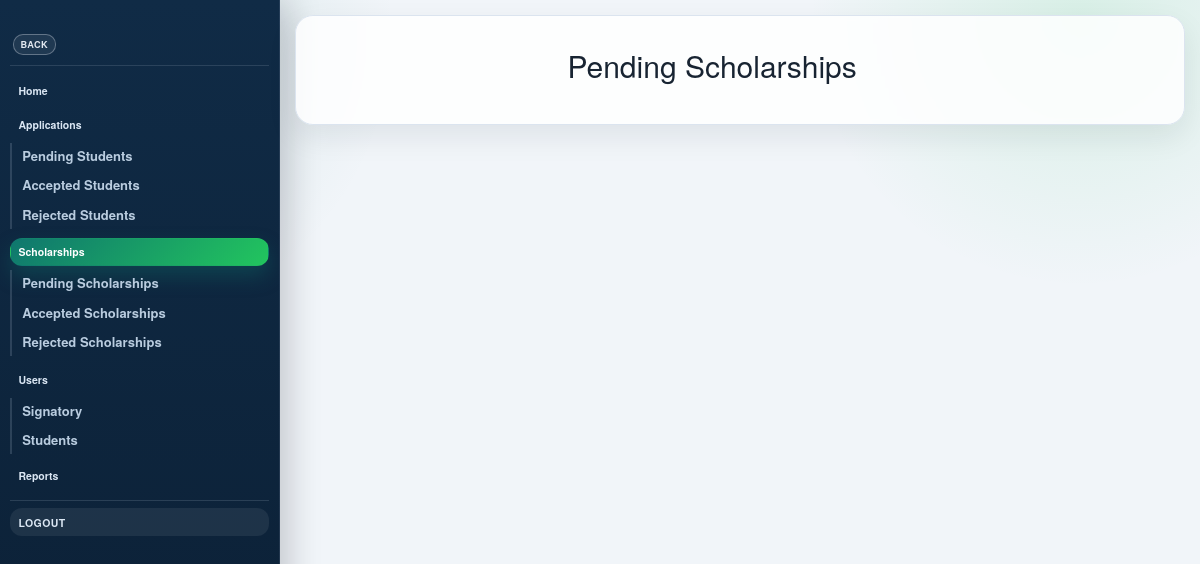
/admin/tempScholarship.php?scholarship=Pending, run on an earlier commit of the app's database.
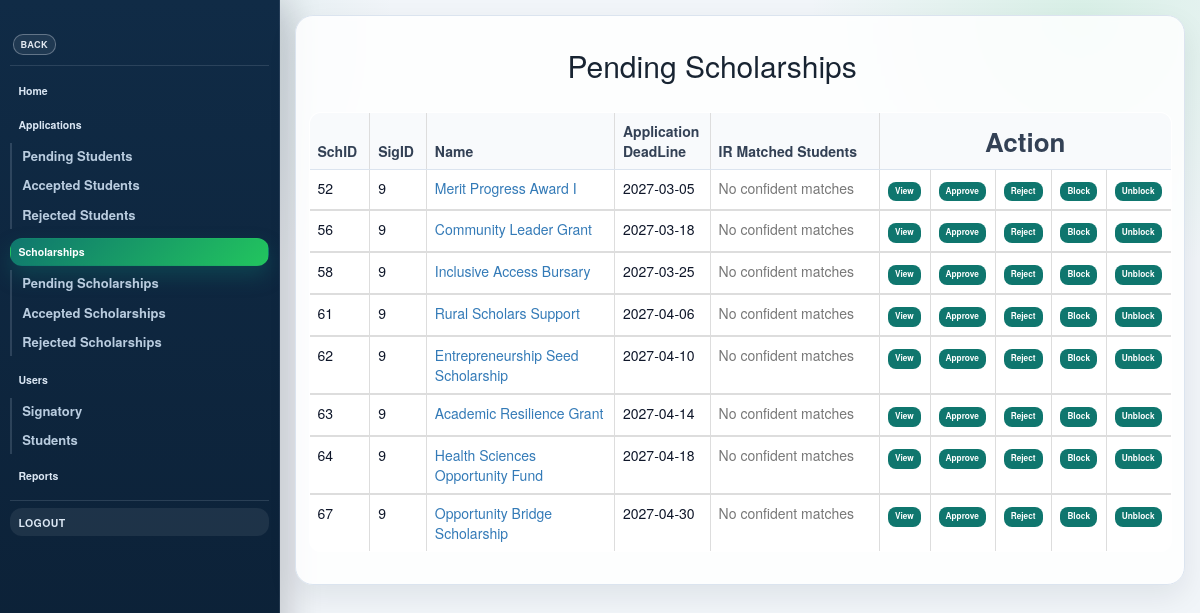
And on a later commit of the database.
### tables this page shows
CREATE TABLE `scholarship` (
  `scholarshipID` int(11) NOT NULL AUTO_INCREMENT,
  `sigID` int(11) NOT NULL,
  `schname` varchar(255) NOT NULL,
  `schlocation` varchar(255) NOT NULL,
  `schlocationfrom` varchar(255) NOT NULL,
  `degree` varchar(255) NOT NULL,
  `gender` varchar(20) NOT NULL,
  `target_financial_need` enum('Any','Low','Medium','High','Critical') DEFAULT 'Any',
  `religion` varchar(55) NOT NULL,
  `sch` varchar(30) NOT NULL,
  `appDeadline` date NOT NULL,
  `granteesNum` int(11) NOT NULL,
  `funding` varchar(20) NOT NULL,
  `description` varchar(4095) NOT NULL,
  `eligibility` varchar(4095) NOT NULL,
  `benefits` varchar(4095) NOT NULL,
  `apply` varchar(4095) NOT NULL,
  `links` varchar(1024) NOT NULL,
  `contact` varchar(1024) NOT NULL,
  `adminapproval` varchar(20) NOT NULL,
  `approved_at` datetime DEFAULT NULL,
  `previous_adminapproval` varchar(20) NOT NULL,
  `schstatus` varchar(20) NOT NULL DEFAULT 'active',
  PRIMARY KEY (`scholarshipID`),
  KEY `fk_scholarship_signatory` (`sigID`),
  CONSTRAINT `fk_scholarship_signatory` FOREIGN KEY (`sigID`) REFERENCES `signatory` (`sigID`) ON DELETE CASCADE ON UPDATE CASCADE
);

### admin/tempScholarship.php (the view, shortened to what the changed rows need)
<?php
require_once '../backend/MatchingEngine.php';
$conn = getDbConnection();
    if(isset($_GET['scholarship'])){
    	$scholarship = $_GET['scholarship'];
    }else{
    	$scholarship = "All";
    }
		function renderMatchedStudentsHtml($scholarshipId) {
			$matched = MatchingEngine::getMatchedStudentsForScholarship((int) $scholarshipId);
			if (empty($matched)) {
				return '<span style="color:#777;">No confident matches</span>';
			}
			$chunks = [];
			return implode('<br>', $chunks);
		}
?>
<!DOCTYPE HTML>
<html>
  <head>
      <link href="../css/bootstrap.min.css" rel="stylesheet">
      <link href="../css/admin.css" rel="stylesheet">
	<link href="../css/pages/admin.css" rel="stylesheet">
  </head>
  <body class="app-shell">
    <div class="app-page">
       <header class="app-header">
         <h1 class="app-logo"><a href = "javascript:history.back()" class="app-btn">Back</a></h1>
        </header>
				<article id="main">
						<section class="content-card container">
								<div class="content">
									<?php if($scholarship == "All") {   ?>
									<section>
										<header>
											<h3 style="padding-left: 33%;font-size:30px"><?php echo $scholarship; ?> Scholarships  </h3><br>
										</header>
              				<?php
				                  $sql = "SELECT scholarshipID, sigID, schname, appDeadline, description, adminapproval, schstatus FROM scholarship ORDER BY `appDeadline` ASC ";
													$result = $conn->query($sql);
													if ($result->num_rows > 0) {
				                                ?>
				                            <table class = "table table-bordered">
				                              <thead>
				                                <tr>
				                                  <th class = "col-md-1" style="width: 5%"><strong>SchID</strong></th>
				                                  <th class = "col-md-1" style="width: 5%"><strong>SigID</strong></th>
				                                  <th class = "col-md-1" style="width: 20%"><strong>Name</strong></th>
				                                  <th class = "col-md-1" style="width: 3%"><strong>Application DeadLine</strong></th>
												  <th class = "col-md-2" style="width: 18%"><strong>IR Matched Students</strong></th>
				                                  <th class = "col-md-1" style="width: 5%;text-align:center;font-size:26px" colspan="5"><strong>Action</strong> </th>
                                          <!-- <th class = "col-md-1"></th>
				                               		<th class = "col-md-1"></th>
				                               		<th class = "col-md-1"></th>
				                                  <th class = "col-md-1"></th> -->
				                                </tr>
				                              </thead>
				                              <tbody>
				                                	<?php
				                              			while($row = $result->fetch_assoc()) {
				                              		?>
				                                    <tr>
				                                    	<td><?php
				                                    		$schID=$row['scholarshipID'];
				                                    		echo $row['scholarshipID']; ?></td>
				                                    	<td><?php
				                                    		$sigID=$row['sigID'];
				                                    		echo $row['sigID']; ?></td>
				                                      	<td><a href="#" data-toggle="modal" data-target="#scholarshipDescription"><?php
				                                      		$schname=$row['schname'];
				                                      		echo $row['schname']; ?></a></td>
				                                      	<td><?php echo $row['appDeadline']; ?></td>
												      	<td><?php echo renderMatchedStudentsHtml($schID); ?></td>
                                                <td>
                    															<form action="tempSchView.php" method="post">
                    					                        <input type="hidden" name="schname" value="<?php echo $schname; ?>">
                    					                        <input type="hidden" name="sigID" value="<?php echo $sigID; ?>">
                                                      <input type="hidden" name="schID" value="<?php echo $schID; ?>">
                    					                        <button name="view" value="View">View</button>
                    					                    </form>
                    														</td>
				                                      	<td>
				                                      		<form action="../backend/adminAcceptReject.php" method="post">
					                                          <input type="hidden" name="schID" value="<?php echo $schID; ?>">
					                                          <button name="accrej" value="Accept" <?php if($row['adminapproval'] === "Approved"){
                                                      echo "disabled";
                                                      echo " style = 'color:#fff'";
                                                    } ?>>Approve</button>
					                                        </form>
                    														</td>
                    														<td>
                    															 <form action="../backend/adminAcceptReject.php" method="post">
                    						                      <input type="hidden" name="schID" value="<?php echo $schID; ?>">
                    						                      <button name="accrej" value="Reject" <?php if($row['adminapproval'] === "Rejected"){
                                                        echo "disabled";
                                                        echo " style = 'color:#fff'";
                                                      } ?>>Reject</button>
                    						                   </form>
                    														</td>
                                                <td>
                    															 <form action="../backend/adminBlockUnblockSch.php" method="post" onsubmit="confirmblock(this,'This will Block the Scholarship and corresponding Applications.\n This wont Block the corresponding Signatory.\n Are your Sure?')">
                    						                      <input type="hidden" name="schID" value="<?php echo $schID; ?>">
                    						                      <button name="blk_unblk" value="blockScholarship" <?php if($row['schstatus'] === "inactive"){
                                                        echo "disabled";
                                                        echo " style = 'color:#fff'";
                                                      } ?>>Block</button>
                    						                   </form>
                    														</td>
                                                <td>
                    															 <form action="../backend/adminBlockUnblockSch.php" method="post" onsubmit="confirmunblock(this,'This will Unblock the Scholarships and corresponding Applications.\n This wont Unblock the corresponding Signatory.\n Are your Sure?')">
                    						                      <input type="hidden" name="schID" value="<?php echo $schID; ?>">
                    						                      <button name="blk_unblk" value="unblockScholarship" <?php if($row['schstatus'] === "active"){
                                                        echo "disabled";
                                                        echo " style = 'color:#fff'";
                                                      } ?>>Unblock</button>
                    						                   </form>
                    														</td>
				                                    </tr>
				                              </tbody>
				                              <?php } ?>
				                            </table>
				                            <?php } ?>
									</section>
                <?php } else if($scholarship == "Pending" || $scholarship == "Approved" || $scholarship == "Rejected"){   ?>
									<section>
              				<?php
				                  $sql = "SELECT scholarshipID, sigID, schname, appDeadline, description, adminapproval, schstatus FROM scholarship WHERE adminapproval='$scholarship' ORDER BY `appDeadline` ASC";
													$result = $conn->query($sql);
													if ($result->num_rows > 0) {
				                                ?>
                                        <table class = "table table-bordered">
    				                              <thead>
    				                                <tr>
    				                                  <th class = "col-md-1" style="width: 5%"><strong>SchID</strong></th>
    				                                  <th class = "col-md-1" style="width: 5%"><strong>SigID</strong></th>
    				                                  <th class = "col-md-1" style="width: 20%"><strong>Name</strong></th>
    				                                  <th class = "col-md-1" style="width: 3%"><strong>Application DeadLine</strong></th>
													  <th class = "col-md-2" style="width: 18%"><strong>IR Matched Students</strong></th>
    				                                  <th class = "col-md-1" style="width: 5%;text-align:center;font-size:26px" colspan="5"><strong>Action</strong> </th>
    				                                </tr>
    				                              </thead>
    				                              <tbody>
				                                	<?php
				                              			while($row = $result->fetch_assoc()) {
				                              		?>
				                                    <tr>
				                                    	<td><?php
				                                    		$schID=$row['scholarshipID'];
				                                    		echo $row['scholarshipID']; ?></td>
				                                    	<td><?php
				                                    		echo $row['sigID']; ?></td>
				                                      	<td><a href="#" data-toggle="modal" data-target="#scholarshipDescription"><?php
				                                      		echo $row['schname']; ?></a></td>
				                                      	<td><?php echo $row['appDeadline']; ?></td>
												      	<td><?php echo renderMatchedStudentsHtml($schID); ?></td>
                                                <td>
                                                  <form action="tempSchView.php" method="post">
                                                    <button name="view" value="View">View</button>
                                                  </form>
                                                </td>
				                                      	<td>
				                                      		<form action="../backend/adminAcceptReject.php" method="post">
					                                          <button name="accrej" value="Accept" <?php if($row['adminapproval'] === "Approved"){
                                                      echo "disabled";
                                                      echo " style = 'color:#fff'";
                                                    } ?>>Approve</button>
					                                        </form>
                    														</td>
                    														<td>
                    															 <form action="../backend/adminAcceptReject.php" method="post">
						                                          <button name="accrej" value="Reject" <?php if($row['adminapproval'] === "Rejected"){
                                                        echo "disabled";
                                                        echo " style = 'color:#fff'";
                                                      } ?>>Reject</button>
						                                        </form>
                    														</td>
                                                <td>
                    															 <form action="../backend/adminBlockUnblockSch.php" method="post" onsubmit="confirmblock(this,'This will Block the Scholarship and corresponding Applications.\n This wont Block the corresponding Signatory.\n Are your Sure?')">
                    						                      <button name="blk_unblk" value="blockScholarship" <?php if($row['schstatus'] === "inactive"){
                                                        echo "disabled";
                                                        echo " style = 'color:#fff'";
                                                      } ?>>Block</button>
                    						                   </form>
                    														</td>
                                                <td>
                    															 <form action="../backend/adminBlockUnblockSch.php" method="post" onsubmit="confirmunblock(this,'This will Unblock the Scholarships and corresponding Applications.\n This wont Unblock the corresponding Signatory.\n Are your Sure?')">
                    						                      <button name="blk_unblk" value="unblockScholarship" <?php if($row['schstatus'] === "active"){
                                                        echo "disabled";
                                                        echo " style = 'color:#fff'";
                                                      } ?>>Unblock</button>
                    						                   </form>
                    														</td>
				                                    </tr>
				                              </tbody>
				                              <?php } ?>
				                            </table>
				                            <?php } ?>
									</section>
                <?php } else {
                  echo "Invalid Request";
                } ?>
								</div>
						</section>
				</article>
		</div>
	</body>
</html>

What changed in the data, as far as the page shows it:
added scholarship: scholarshipID "52", sigID "9", schname "Merit Progress Award I", appDeadline "2027-03-05"
added scholarship: scholarshipID "56", sigID "9", schname "Community Leader Grant", appDeadline "2027-03-18"
added scholarship: scholarshipID "58", sigID "9", schname "Inclusive Access Bursary", appDeadline "2027-03-25"
added scholarship: scholarshipID "61", sigID "9", schname "Rural Scholars Support", appDeadline "2027-04-06"
added scholarship: scholarshipID "62", sigID "9", schname "Entrepreneurship Seed Scholarship", appDeadline "2027-04-10"
added scholarship: scholarshipID "63", sigID "9", schname "Academic Resilience Grant", appDeadline "2027-04-14"
added scholarship: scholarshipID "64", sigID "9", schname "Health Sciences Opportunity Fund", appDeadline "2027-04-18"
added scholarship: scholarshipID "67", sigID "9", schname "Opportunity Bridge Scholarship", appDeadline "2027-04-30"
Also different on the page:
text now shown: "SchID SigID Name Application DeadLine IR Matched Students Action"
